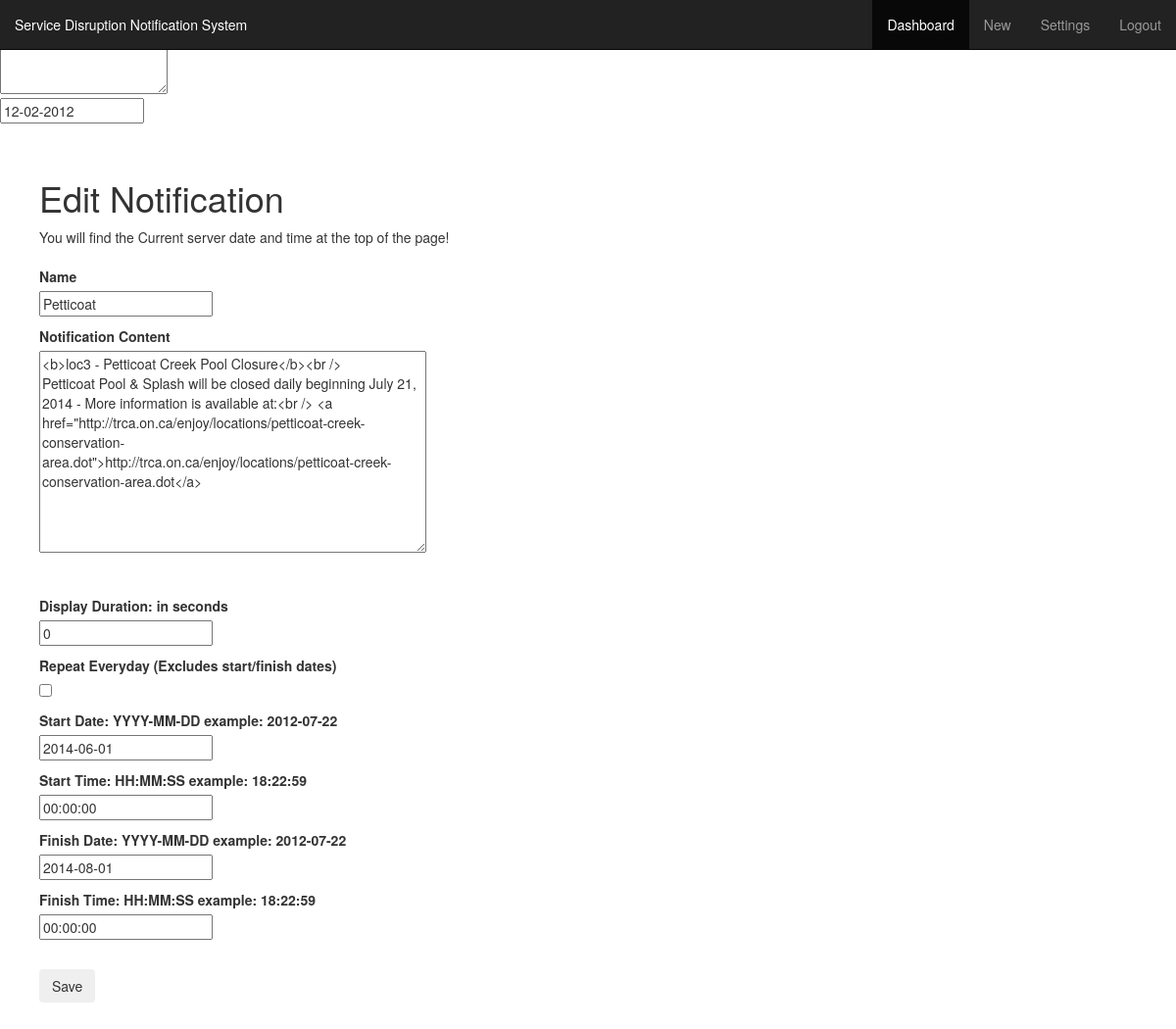
Page /admin/index.php?edit=10 (signed in) on the committed database.
### tables this page shows
CREATE TABLE `cssfiles` (
  `id` int(30) NOT NULL AUTO_INCREMENT,
  `name` varchar(50) NOT NULL,
  `css_files` longtext NOT NULL,
  `start_date` date DEFAULT NULL,
  `start_time` time DEFAULT NULL,
  `finish_date` date DEFAULT NULL,
  `finish_time` time DEFAULT NULL,
  `up_time` int(20) NOT NULL,
  `loc1` int(11) DEFAULT NULL,
  `loc2` int(11) DEFAULT NULL,
  `loc3` int(11) DEFAULT NULL,
  PRIMARY KEY (`id`)
);

### admin/index.php (the view, shortened to what this page needs)
<!DOCTYPE html>
<html lang="en">
  <head>
    <link href="css/bootstrap.min.css" rel="stylesheet">
    <link href="css/dashboard.css" rel="stylesheet">
    <link href="css/datepicker.css" rel="stylesheet">
  </head>
  <body>
    <div class="navbar navbar-inverse navbar-fixed-top" role="navigation">
      <div class="container-fluid">
        <div class="navbar-header">
          <a class="navbar-brand" href="#">Service Disruption Notification System</a>
        </div>
        <div class="navbar-collapse collapse">
          <ul class="nav navbar-nav navbar-right">
			<li class="active"><a href="index.php">Dashboard</a></li>
         	<li><a href="index.php?add=true">New</a></li>
         	<li><a href="index.php?changelog=true">Settings</a></li>
            <li><a href="logoff.php">Logout</a></li>
          </ul>
        </div>
      </div>
    </div>
    <div class="container-fluid">
      <div class="row">
<form method="post">
    <textarea id="elm1"></textarea>
</form>
<div class="input-append date" id="dp1" data-date="12-02-2012" data-date-format="dd-mm-yyyy">
  <input class="span2" size="16" type="text" value="12-02-2012">
  <span class="add-on"><i class="icon-th"></i></span>
</div>
        <div class="col-sm-12 main">
          <div class="table-responsive">
        <?php
			if(isset($_GET['changelog']))
			{
				echo ' <h1> Change Login Details </h1>';
				echo '<form method="post" action="changeinfo.php" >';
				echo '<label> Old Username </label> <br /> <input class="input round5" type="text" name="olduname"/> <br /> ';
				echo ' <label> New Username </label> <br /> <input class="input round5" type="text" name="newuname"/> <br /> ';
				echo ' <label> Old Password  </label> <br /> <input class="input round5" type="text" name="oldupass"/> <br /> ';
				echo ' <label> New Password  </label> <br /> <input class="input round5" type="text" name="newupass"/> <br /> ';
				echo '<input type="hidden" name="chng" value="true">';
				echo '<input id="submitb" style="margin-top:10px" class="btn" type="submit" value="Save" />';
				echo '</form>';
				echo '</br>';echo '</br>';echo '</br>';
			}
			else if(isset($_GET['edit']))
			{
				echo ' <h1> Edit Notification </h1>';
				echo '<div class="box box-info"> You will find the Current server date and time at the top of the page! </div>';
				$ide = $_GET['edit'];
				$query = mysql_query("SELECT * from cssfiles where id=$ide");
				$res = mysql_fetch_array($query);
				echo '<form action="editcss.php" method="post">';
					echo '<br />';
					echo '<p> <label> Name </label><br /> <input type="text" class="input round5" name="cssname" value=' . $res['name'] . ' /> <br /> </p>';
					echo '<p> <label> Notification Content </label><br /> <form method="post"><textarea class="input round5 width400" type="text" name="cssfiles" cols="50" rows="10">'. $res['css_files'] . '</textarea></form> <br /> </p>';
					echo '<p> <label> Display Duration: in seconds </label> <br /> <input class="input round5" type="text" name="cssuptime" value=' . $res['up_time'] . ' /> <br /> </p>';
					if($res['start_date'] == '0000-00-00' && $res['finish_date'] == '0000-00-00' )
					echo '<p> <label> Repeat Everyday (Excludes start/finish dates) </label> <br/> <input id="chk" type="checkbox"  onchange="dis();" checked="checked" name="cssevery" value="everyday " /> <br /> </p>';
					else
					echo '<p> <label> Repeat Everyday (Excludes start/finish dates) </label> <br/><input id="chk" type="checkbox"  onchange="dis();"  name="cssevery" value="everyday " />';
					if($res['start_date'] == '0000-00-00' && $res['finish_date'] == '0000-00-00' )
					echo '<p> <label> Start Date: YYYY-MM-DD  example: 2012-07-22</label><br /> <input id="std" class="input round5" type="text" name="cssstdate"/> <br /> </p>';
					else
					echo '<p> <label> Start Date: YYYY-MM-DD  example: 2012-07-22</label> <br /> <input id="std" class="input round5" type="text" name="cssstdate" value=' . $res['start_date'] . '></input> <br /> </p>';
					echo '<p> <label> Start Time: HH:MM:SS  example: 18:22:59 </label><br /> <input  type="text" class="input round5" name="csssttime" value=' . $res['start_time'] . '></input> <br /> </p>';
					if($res['start_date'] == '0000-00-00' && $res['finish_date'] == '0000-00-00' )
					echo '<p> <label> Finish Date: YYYY-MM-DD  example: 2012-07-22</label><br /> <input id="fnd" class="input round5" type="text" name="cssfndate"/> <br /> </p>';
					else
					echo '<p> <label> Finish Date: YYYY-MM-DD  example: 2012-07-22</label><br />  <input class="input round5" id="fnd" type="text" name="cssfndate" value=' . $res['finish_date'] . '></input> <br /> </p>';
					echo '<p> <label> Finish Time: HH:MM:SS  example: 18:22:59 </label><br /> <input class="input round5"  type="text" name="cssfntime" value=' . $res['finish_time'] . '></input> <br /> </p>';
					echo '<br />';
					echo ' <input type="submit" class="btn" name="addsubmit" id="subm" value="Save"/>';
				echo '<br />';
				echo '</form>';
			}
			?>
          </div>
        </div>
      </div>
    </div>
  </body>
</html>

### admin/css/dashboard.css (style rules this page uses)
body { padding-top: 50px; }
.main { padding: 20px; }
@media (min-width: 768px) { .main { padding-right: 40px; padding-left: 40px; } }

### admin/css/datepicker.css (style rules this page uses)
.input-append.date .add-on i, .input-prepend.date .add-on i { display: block; cursor: pointer; width: 16px; height: 16px; }

### rows in the picture
cssfiles: cssname "Petticoat", cssfiles "<b>loc3 - Petticoat Creek Pool Closure</b><br /> Petticoat Pool & Splash will be closed daily beginning July 21, 2014 - More information is available at:<br /> <a href=\"http://trca.on.ca/enjoy/locations/petticoat-creek-conservation-area.dot\">http://trca.on.ca/enjoy/locations/petticoat-creek-conservation-area.dot</a>", cssuptime "0", cssstdate "2014-06-01", csssttime "00:00:00", cssfndate "2014-08-01", cssfntime "00:00:00"
